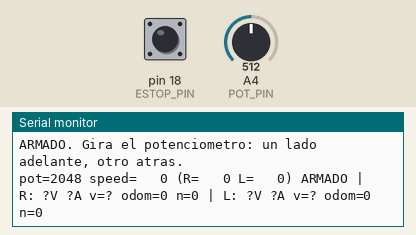
Recording of a sketch running on a simulated Arduino Mega 2560, built for the host (arithmetic inside an expression is 32-bit, double 64-bit). Parts: the last lines printed to the serial monitor. The inputs (shaded band) are chosen by the test bench; at power-on: A4 (POT_PIN) = 512, pin 18 (ESTOP_PIN) HIGH (analog values on the 0–1023 scale).

Above: at 1.7 s.
1.8 s: A4 (POT_PIN) set to 716
At 2.19 s:
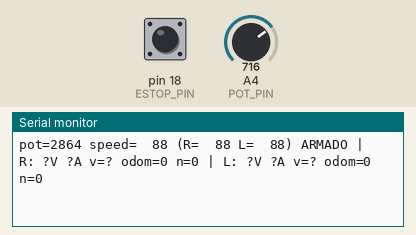
4.0 s: pin 18 (ESTOP_PIN) pulled LOW for 0.15 s
At 4.19 s:
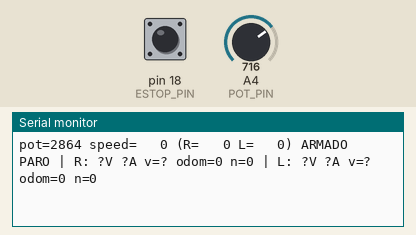
5.6 s: A4 (POT_PIN) set to 900
At 5.95 s:
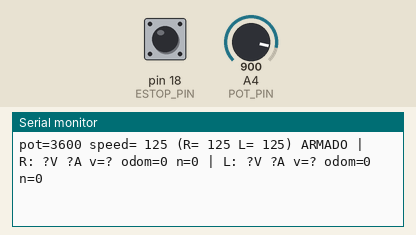
7.7 s: A4 (POT_PIN) set to 240
At 7.96 s:
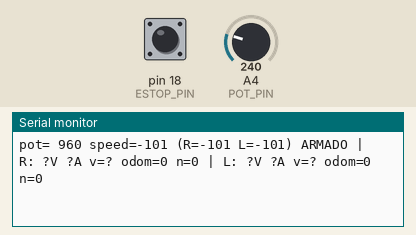
9.7 s: pin 18 (ESTOP_PIN) pulled LOW for 1 s
At 9.97 s:
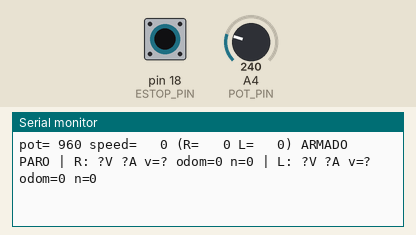
12.2 s: A4 (POT_PIN) set to 14
At 12.48 s:
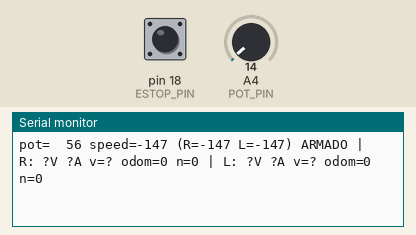

The sketch:

pot_test_dual.ino
```cpp
// Prueba de bancada con LAS DOS placas a la vez, CADA UNA EN SU PROPIO UART:
// potenciometro -> ESP32 -> placas del hoverboard (firmware Gen2.x REMOTE_UARTBUS: derecha SLAVE_ID 0, izquierda SLAVE_ID 1).
// Misma velocidad (con signo y ganancia por rueda). Telemetria de las dos placas a la vez.
// SOLO con las ruedas en el aire, fuente limitada y manos lejos.
//
// Cableado (todo 3.3 V). TODO en el MISMO lado del DevKit de 30 pines (3V3, GND, 15, 2, 4, 16, 17, 5, 18, 19, 21...):
//   3V3  -> potenciometro 10k, extremo 1
//   GND  -> potenciometro 10k, extremo 2, y GND de las DOS placas del hoverboard (comun a todo)
//   GPIO4  <- cursor (el del medio) del potenciometro
//   PLACA DERECHA  (ID 0, UART2): GPIO16 (RX2) <- PB6 (TX) de la placa ; GPIO17 (TX2) -> PB7 (RX) de la placa
//   PLACA IZQUIERDA(ID 1, UART1): GPIO19 (RX1) <- PB6 (TX) de la placa ; GPIO21 (TX1) -> PB7 (RX) de la placa
//   Paro (opcional): GPIO18 a GND = parada inmediata (con pull-up interna; sin cable no hace nada)
//   No usar GPIO2, 12 y 15 (pines de arranque del ESP32).
//
// Uso: abre el monitor serie a 115200. Al arrancar hay que dejar el potenciometro en el CENTRO ~1 s
// para "armar"; mientras no este armado no se manda movimiento. Girar a un lado = adelante, al otro = atras.
// Centro = parado. Para detener: pot al centro, boton de paro, o desenchufar el ESP32 (la placa
// deshabilita el motor a los 500 ms sin tramas).
// Si una rueda gira al reves que la otra: SIGN_RIGHT / SIGN_LEFT. Si una gira de mas: GAIN_RIGHT / GAIN_LEFT.
//
// Placa: "ESP32 Dev Module". No necesita bibliotecas externas.

const int POT_PIN = 4;                     // ADC2_CH0; vale porque no usamos WiFi
const int ESTOP_PIN = 18;
const int RX_R = 16, TX_R = 17;            // UART2 -> placa derecha
const int RX_L = 19, TX_L = 21;            // UART1 (remapeado) -> placa izquierda

HardwareSerial &PORT_R = Serial2;
HardwareSerial &PORT_L = Serial1;

const unsigned long HOVER_BAUD = 19200;
const uint8_t ID_RIGHT = 0, ID_LEFT = 1;     // SLAVE_ID de cada placa
const int SIGN_RIGHT = 1, SIGN_LEFT = 1;    // +1 o -1: invierte el sentido de esa rueda. 1 con el firmware *_nobeep (placa izq. con SPEED_COEFFICIENT 1); -1 con el firmware antiguo (ruedas espejadas)
const uint8_t HOVER_STATE = 32;           // 32 = LEDs de bateria (igual que firmware/neck/neck.ino)

const int MAX_SPEED = 150;                 // 150 de 1000 = 15 % PWM maximo (limite de software)
const float GAIN_RIGHT = 1.0, GAIN_LEFT = 1.0;  // medido el 8 nov con las 2 UART, ruedas en el aire, speed=-150: a igual orden las dos giran igual (R/L = 0.99); la diferencia de 0.93 de antes ya no aparece
const int START_SPEED = 60;                // el firmware pone a 0 todo por debajo de 50 (STAND_STILL_THRESHOLD): empezar en 60 al salir de la zona muerta
const int DEADZONE = 250;                  // de 4095: ancho del "centro = parado"
const int ARM_BAND = 300;                  // el pot debe estar a +-300 del centro para armar
const unsigned long ARM_MS = 1000;
const unsigned long FRAME_MS = 25;         // 40 Hz

struct __attribute__((packed)) HoverCmd {
  uint8_t  start = '/';
  uint8_t  dataType = 1;
  uint8_t  slave = 0;
  int16_t  speed = 0;
  int16_t  steer = 0;
  uint8_t  state = HOVER_STATE;
  uint8_t  stateSlave = HOVER_STATE;
  uint16_t crc = 0;
};

// Tipos de la telemetria (antes de las funciones: el preprocesador de Arduino genera prototipos arriba)
struct Telem { float v = -1, a = -1, speed = 0; int32_t odom = 0; uint32_t count = 0; };
struct Parser { uint8_t buf[15]; int pos = 0; };

uint16_t crc16(const uint8_t *p, int n) {  // CRC-16/XMODEM (poly 0x1021, init 0), igual que neck.ino
  uint16_t crc = 0;
  while (n--) {
    crc ^= (uint16_t)*p++ << 8;
    for (int i = 0; i < 8; i++) crc = (crc & 0x8000) ? (crc << 1) ^ 0x1021 : (crc << 1);
  }
  return crc;
}

void sendHover(HardwareSerial &port, uint8_t id, int speed) {
  HoverCmd c;
  c.slave = id;
  c.speed = speed;
  c.steer = 0;
  c.crc = crc16((uint8_t *)&c, sizeof(c) - 2);
  port.write((uint8_t *)&c, sizeof(c));
}

// Telemetria de cada placa: 0xABCD (CD AB), slave, int16 velocidad*100, uint16 V*100, int16 A*100, int32 odom, crc

void readTelemetry(HardwareSerial &port, Parser &p, Telem &t) {
  while (port.available()) {
    uint8_t b = port.read();
    if (p.pos == 0 && b != 0xCD) continue;
    if (p.pos == 1 && b != 0xAB) { p.pos = 0; continue; }
    p.buf[p.pos++] = b;
    if (p.pos == 15) {
      p.pos = 0;
      int16_t sp = p.buf[3] | (p.buf[4] << 8);
      uint16_t v = p.buf[5] | (p.buf[6] << 8);
      int16_t a = p.buf[7] | (p.buf[8] << 8);
      int32_t odom = (int32_t)(p.buf[9] | (p.buf[10] << 8) | (p.buf[11] << 16) | ((uint32_t)p.buf[12] << 24));
      if (v < 6000) {
        t.v = v / 100.0; t.a = a / 100.0; t.speed = sp / 100.0;
        t.odom = odom; t.count++;
      }
    }
  }
}

int readPot() {                            // media de 16 lecturas, 0..4095
  long s = 0;
  for (int i = 0; i < 16; i++) s += analogRead(POT_PIN);
  return s / 16;
}

Telem telemR, telemL;
Parser parserR, parserL;
bool armed = false;
unsigned long centeredSince = 0, lastFrame = 0, lastPrint = 0;
int potCenter = 2048;

void setup() {
  Serial.begin(115200);
  PORT_R.begin(HOVER_BAUD, SERIAL_8N1, RX_R, TX_R);
  PORT_L.begin(HOVER_BAUD, SERIAL_8N1, RX_L, TX_L);
  pinMode(ESTOP_PIN, INPUT_PULLUP);
  analogReadResolution(12);
  delay(500);
  Serial.println("Deja el potenciometro en el CENTRO para armar...");
}

void loop() {
  unsigned long now = millis();
  readTelemetry(PORT_R, parserR, telemR);
  readTelemetry(PORT_L, parserL, telemL);
  int raw = readPot();
  bool estop = (digitalRead(ESTOP_PIN) == LOW);

  if (!armed) {
    if (abs(raw - potCenter) < ARM_BAND) {
      if (centeredSince == 0) centeredSince = now;
      if (now - centeredSince >= ARM_MS) {
        armed = true;
        Serial.println("ARMADO. Gira el potenciometro: un lado adelante, otro atras.");
      }
    } else {
      centeredSince = 0;
    }
  }

  int speed = 0;
  if (armed && !estop) {
    int d = raw - potCenter;
    if (abs(d) > DEADZONE) {
      int span = 2048 - DEADZONE;
      int mag = constrain(abs(d) - DEADZONE, 0, span);
      speed = START_SPEED + (long)mag * (MAX_SPEED - START_SPEED) / span;
      if (d < 0) speed = -speed;
    }
  }

  int cmdR = SIGN_RIGHT * (int)lroundf(GAIN_RIGHT * speed);
  int cmdL = SIGN_LEFT * (int)lroundf(GAIN_LEFT * speed);

  // Cada placa tiene su UART: las dos tramas salen a la vez, a 40 Hz
  if (now - lastFrame >= FRAME_MS) {
    lastFrame = now;
    sendHover(PORT_R, ID_RIGHT, cmdR);
    sendHover(PORT_L, ID_LEFT, cmdL);
  }

  if (now - lastPrint >= 250) {
    lastPrint = now;
    Serial.printf("pot=%4d speed=%4d (R=%4d L=%4d) %s%s | R: %.1fV %.2fA v=%.2f odom=%ld n=%lu | L: %.1fV %.2fA v=%.2f odom=%ld n=%lu\n",
                  raw, speed, cmdR, cmdL,
                  armed ? "ARMADO" : "sin armar", estop ? " PARO" : "",
                  telemR.v, telemR.a, telemR.speed, (long)telemR.odom, (unsigned long)telemR.count,
                  telemL.v, telemL.a, telemL.speed, (long)telemL.odom, (unsigned long)telemL.count);
  }
}
```

Measured:
- after the input at 1.8 s, the serial monitor: prints a new line after 0.21 s (image 1)
- after the input at 4.0 s, the serial monitor: prints a new line at once (image 2)
- after the input at 5.6 s, the serial monitor: prints a new line after 0.17 s (image 3)
- after the input at 7.7 s, the serial monitor: prints a new line after 0.08 s (image 4)
- after the input at 9.7 s, the serial monitor: prints a new line after 0.09 s (image 5)
- after the input at 12.2 s, the serial monitor: prints a new line after 0.09 s (image 6)
